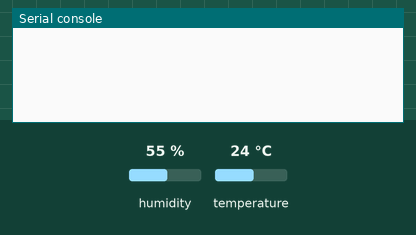
Simulated run of this program. Board: Raspberry Pi Pico running MicroPython. Parts: the last lines printed to the serial console. Inputs (shaded band) come from the test bench; at power-on: humidity 55 %, temperature 24 °C.

Above: at 1.2 s.
1.3 s: humidity set to 22 %
At 5.7 s:
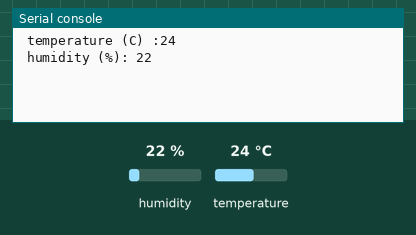
8.8 s: temperature set to 12 °C
At 11.6 s:
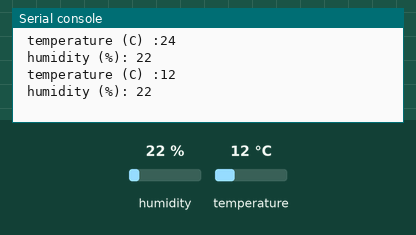
16.3 s: humidity set to 40 %
At 20.9 s:
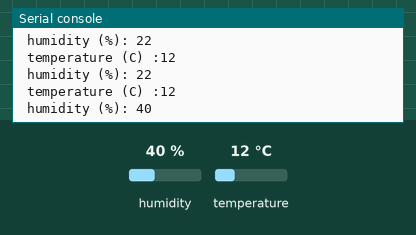

The program:

DHT11_sensor.py
```python
# DHT11 Temperature and Moisture sensor
# Script in MicroPython for Raspberry pi Pico W
# Script by: MrLunk
# https://github.com/mrlunk/

from machine import Pin
from dht import DHT11
import utime
pin = Pin(28, Pin.IN)
while True:
    utime.sleep(5)
    data_dht = DHT11(pin)
    data_dht.measure()
    temp =(data_dht.temperature())
    humidity = (data_dht.humidity())
    print (" temperature (C) :{}" .format(temp))
    print (" humidity (%): {} " .format(humidity))
```

Measured:
- after the input at 1.3 s, the serial console: prints a new line after 3.7 s (image 1)
- after the input at 8.8 s, the serial console: prints a new line after 1.2 s (image 2)
- after the input at 16.3 s, the serial console: prints a new line after 3.8 s (image 3)
